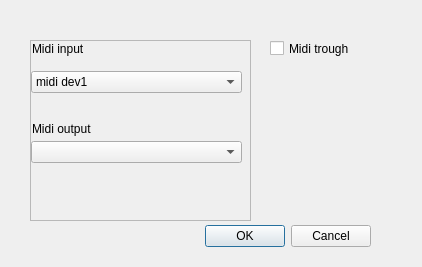
<?xml version="1.0" encoding="UTF-8"?>
<ui version="4.0">
 <class>Dialog</class>
 <widget class="QDialog" name="Dialog">
  <property name="geometry">
   <rect>
    <x>0</x>
    <y>0</y>
    <width>422</width>
    <height>267</height>
   </rect>
  </property>
  <property name="windowTitle">
   <string>Dialog</string>
  </property>
  <widget class="QDialogButtonBox" name="buttonBox">
   <property name="geometry">
    <rect>
     <x>30</x>
     <y>220</y>
     <width>341</width>
     <height>32</height>
    </rect>
   </property>
   <property name="orientation">
    <enum>Qt::Horizontal</enum>
   </property>
   <property name="standardButtons">
    <set>QDialogButtonBox::Cancel|QDialogButtonBox::Ok</set>
   </property>
  </widget>
  <widget class="QScrollArea" name="scrollArea">
   <property name="geometry">
    <rect>
     <x>30</x>
     <y>40</y>
     <width>221</width>
     <height>181</height>
    </rect>
   </property>
   <property name="widgetResizable">
    <bool>true</bool>
   </property>
   <widget class="QWidget" name="scrollAreaWidgetContents">
    <property name="geometry">
     <rect>
      <x>0</x>
      <y>0</y>
      <width>219</width>
      <height>179</height>
     </rect>
    </property>
    <widget class="QComboBox" name="comboBox">
     <property name="geometry">
      <rect>
       <x>0</x>
       <y>30</y>
       <width>211</width>
       <height>22</height>
      </rect>
     </property>
     <item>
      <property name="text">
       <string>midi dev1</string>
      </property>
     </item>
     <item>
      <property name="text">
       <string>midi dev2</string>
      </property>
     </item>
    </widget>
    <widget class="QComboBox" name="comboBox_2">
     <property name="geometry">
      <rect>
       <x>0</x>
       <y>100</y>
       <width>211</width>
       <height>22</height>
      </rect>
     </property>
    </widget>
    <widget class="QLabel" name="label_2">
     <property name="geometry">
      <rect>
       <x>1</x>
       <y>0</y>
       <width>151</width>
       <height>16</height>
      </rect>
     </property>
     <property name="text">
      <string>Midi input</string>
     </property>
    </widget>
    <widget class="QLabel" name="label">
     <property name="geometry">
      <rect>
       <x>1</x>
       <y>80</y>
       <width>151</width>
       <height>16</height>
      </rect>
     </property>
     <property name="text">
      <string>Midi output</string>
     </property>
    </widget>
   </widget>
  </widget>
  <widget class="QCheckBox" name="checkBox">
   <property name="geometry">
    <rect>
     <x>270</x>
     <y>40</y>
     <width>151</width>
     <height>17</height>
    </rect>
   </property>
   <property name="text">
    <string>Midi trough</string>
   </property>
  </widget>
 </widget>
 <resources/>
 <connections>
  <connection>
   <sender>buttonBox</sender>
   <signal>accepted()</signal>
   <receiver>Dialog</receiver>
   <slot>accept()</slot>
   <hints>
    <hint type="sourcelabel">
     <x>248</x>
     <y>254</y>
    </hint>
    <hint type="destinationlabel">
     <x>157</x>
     <y>274</y>
    </hint>
   </hints>
  </connection>
  <connection>
   <sender>buttonBox</sender>
   <signal>rejected()</signal>
   <receiver>Dialog</receiver>
   <slot>reject()</slot>
   <hints>
    <hint type="sourcelabel">
     <x>316</x>
     <y>260</y>
    </hint>
    <hint type="destinationlabel">
     <x>286</x>
     <y>274</y>
    </hint>
   </hints>
  </connection>
 </connections>
</ui>
